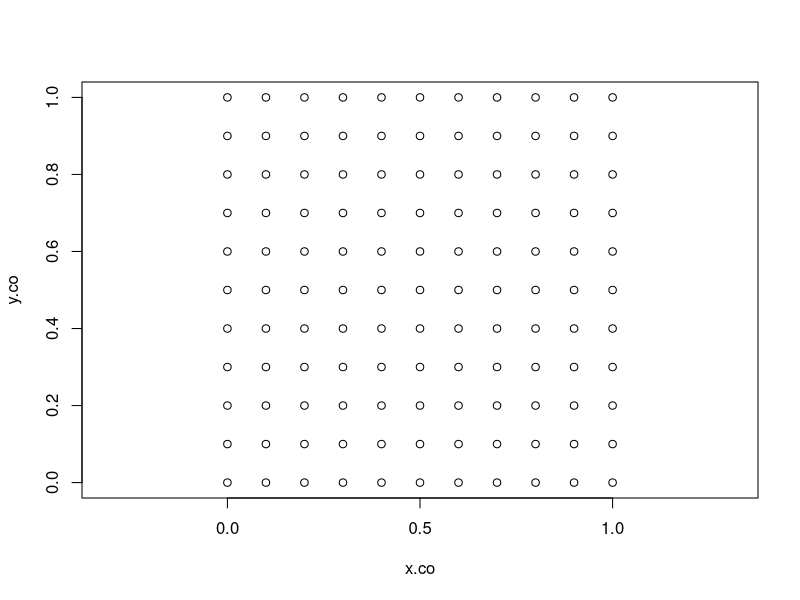
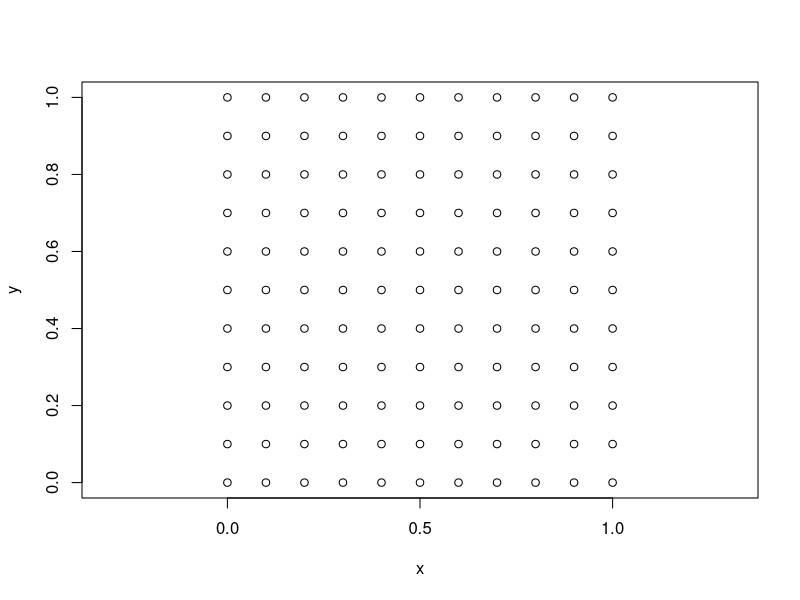
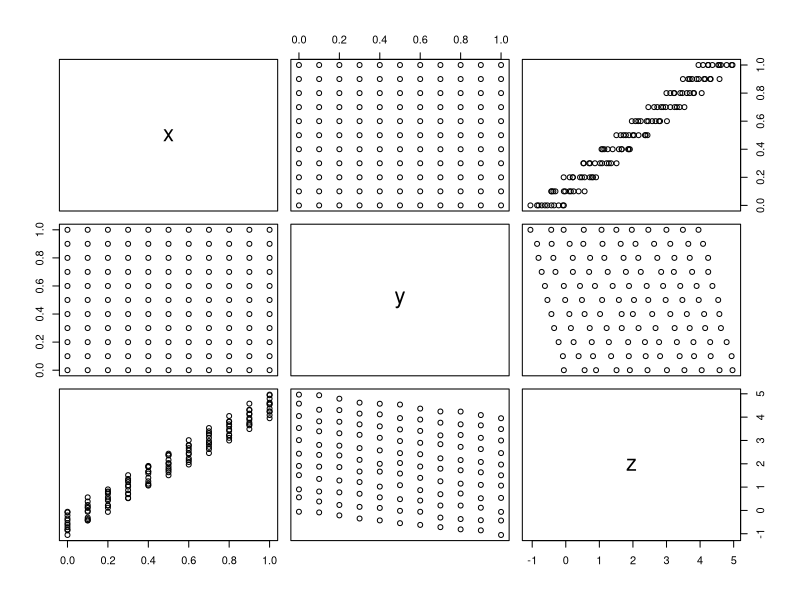
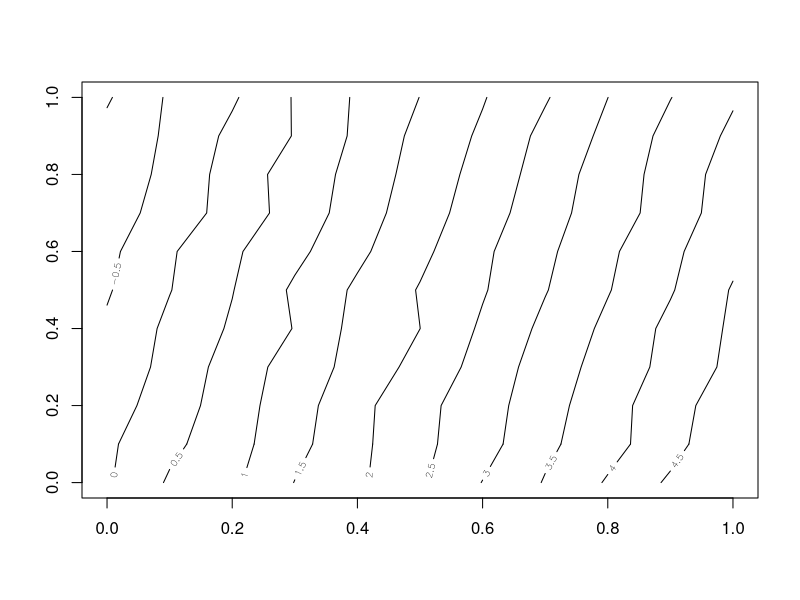
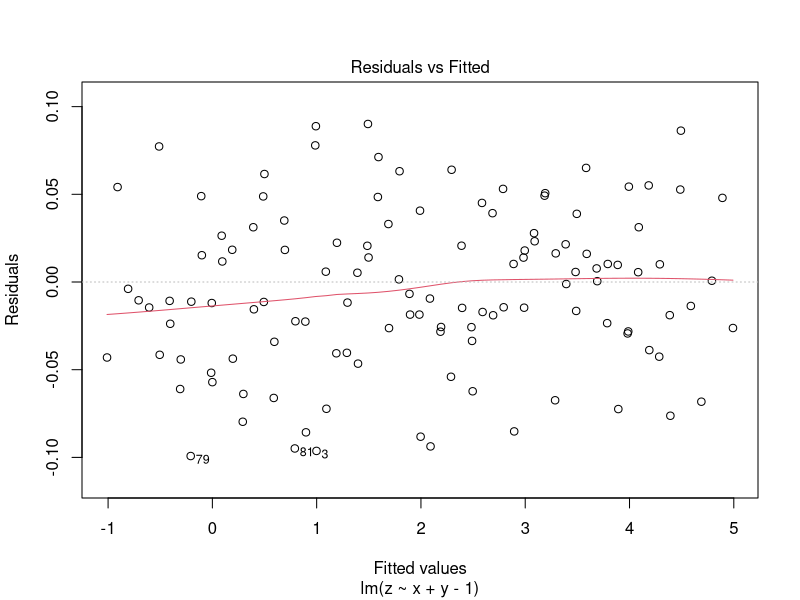
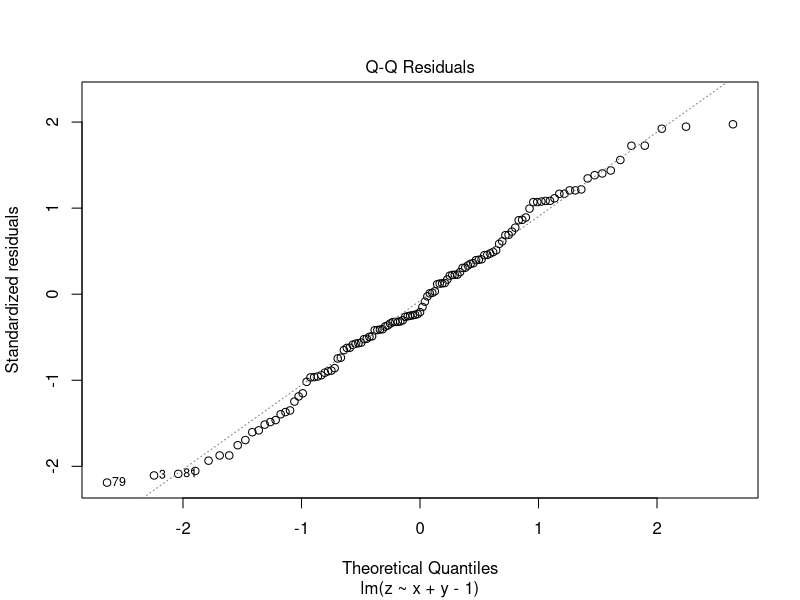
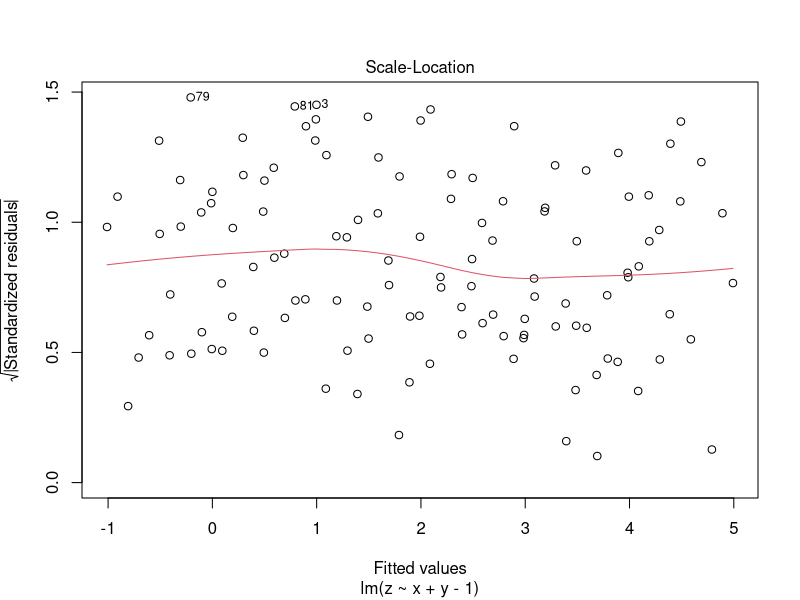
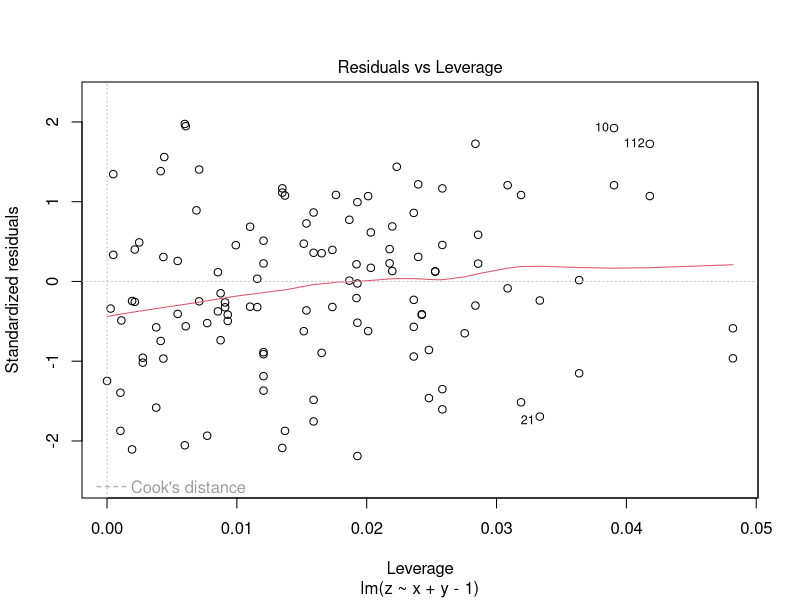

Here is the R script that generated these plots, in order:
## Simple linear spatial regression
## Grid creation
x.co <- rep(seq(0,1,0.1),11)
y.co <- rep(seq(0,1,0.1),length = 121, each=11)
plot(x.co,y.co, asp=T)

surf.df <- data.frame(x=x.co, y=y.co)
plot(surf.df, asp=TRUE)

surf.df$z <- 5*surf.df$x - surf.df$y + rnorm(121,sd=0.05)
plot(surf.df) # scatter plot matrix

## Contour plot
surf.mat <- matrix(surf.df$z, nrow=11)
contour(seq(0,1,0.1), seq(0,1,0.1), surf.mat)

surf.lm <- lm(z ~ x + y - 1, data = surf.df)
summary(surf.lm)
plot(surf.lm)

surf.lm <- lm(z ~ x + y +I(x^2) + I(y^2) - 1, data = surf.df)

library(MASS)
data(topo)
## overview of dataset
head(topo)
plot(topo$x, topo$y, asp=T)
library(spatial)

topo.ls <- surf.ls(2, topo)
